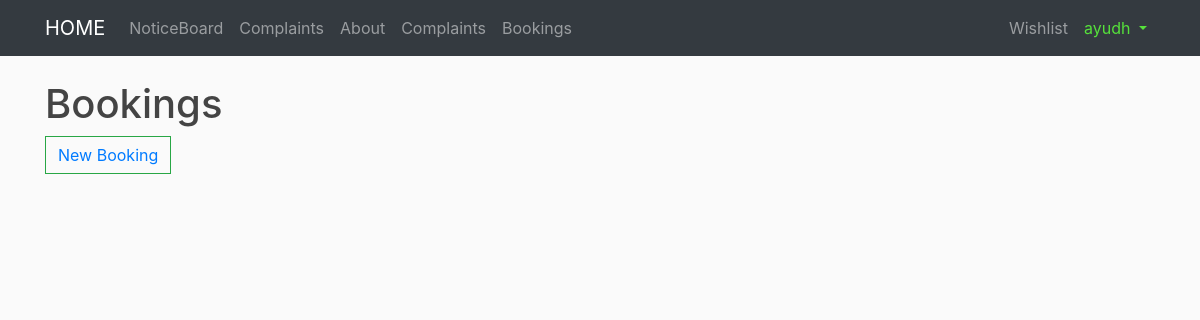
Before: /bookings-list/ (signed in) with the older database file.
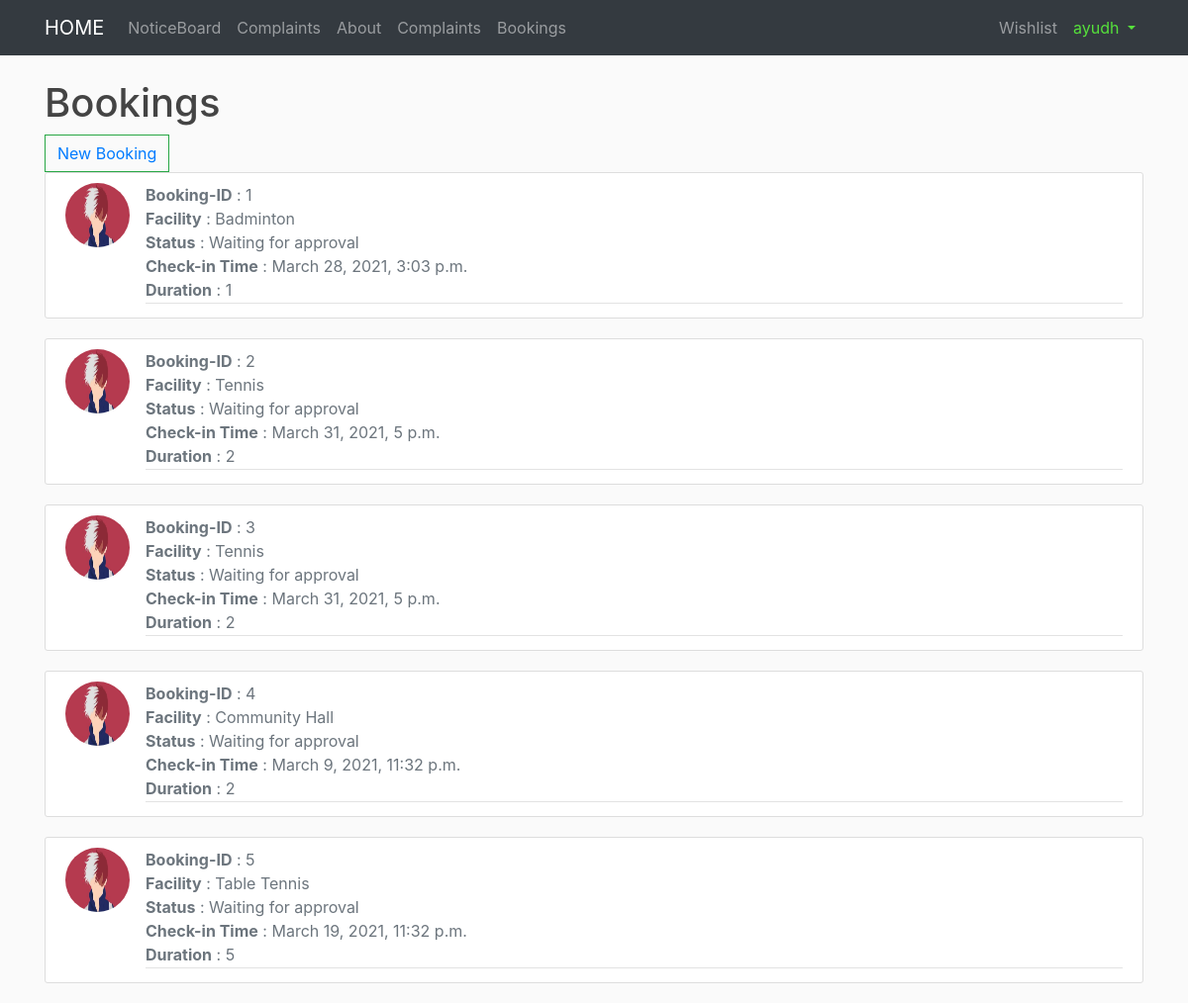
After: the same page with the newer database file.
### bookings/models.py (models this page shows)
class Booking(models.Model) :
	WAITING = 'WAIT'
	ALLOTTED = 'ALOT'
	status_choices = [
		(WAITING, 'Waiting for approval'),
		(ALLOTTED, 'Allotted'),
	]
	BADMINTON = 'BADM'
	TABLE_TENNIS = 'TATE'
	TENNIS = 'TENS'
	COMMUNITY_HALL = 'COMH'
	facility_choices = [
		(BADMINTON,'Badminton'),
		(TABLE_TENNIS, 'Table Tennis'),
		(TENNIS, 'Tennis'),
		(COMMUNITY_HALL, 'Community Hall'),
	]
	booking_id = models.AutoField(primary_key = True)
	user_id = models.ForeignKey(Resident,on_delete = models.CASCADE)
	facility = models.CharField(max_length = 20, choices = facility_choices)
	status = models.CharField(max_length = 4,choices = status_choices, default = WAITING)
	check_in = models.DateTimeField()
	duration = models.IntegerField()
	check_out = models.DateTimeField(null = True)

### bookings/views.py (the view)
# urls.py: path('bookings-list/', views.bookings_display_view.as_view(), name='bookings_display'),
class bookings_display_view(generic.ListView) :
	model = Booking
	template_name = 'bookings/bookings_display.html'
	context_object_name = 'bookings_list'
	def get_queryset(self) :
		user_id = self.request.user.id
		return Booking.objects.filter(user_id__exact = user_id)
	def get_context_data(self, **kwargs):
	    context = super().get_context_data(**kwargs)
	    context['user_id'] = self.request.user.id
	    resident = Resident.objects.get(user_id__exact = self.request.user.id)
	    context['image_url'] = resident.image.url
	    return context

### bookings/templates/bookings/bookings_display.html (shortened to what this page needs)
{% extends 'base.html' %}
{% load static %}
{% block content %}
<!DOCTYPE html>
<html>
  <head>
  	<link rel="stylesheet" href="{% static 'admin-complaint.css' %}">
  </head>
  <body>
    <h1>Bookings</h1>
    <div  id = "create_booking button">
       <button class="btn btn-outline-success my-2 my-sm-0"><a href="{% url 'bookings:create_booking' %}">New Booking</a>
       </button>
    </div>
        {% for booking in bookings_list %}
        <article class="media content-section">
        <img class = "rounded-circle article-img"src = "{{ image_url }}">
        <div class="media-body">
          <div class="article-metadata">
            <medium class="text-muted"><b>Booking-ID</b> : {{ booking.booking_id }}</br></medium>
            <medium class="text-muted"><b>Facility</b> : {{ booking.get_facility_display }}</br></medium>
            <medium class="text-muted"><b>Status</b> : {{ booking.get_status_display }}</br></medium>
            <medium class="text-muted"><b>Check-in Time</b> : {{ booking.check_in }}</br></medium>
            <medium class="text-muted"><b>Duration</b> : {{ booking.duration }}</br></medium>
          </div>
        </div>
        </article>
      {% endfor %}
  </body>
</html>
{% endblock %}

### templates/base.html (shortened to what this page needs)
{% load static %}
<html>
<head>
	<link rel="stylesheet" href="https://stackpath.bootstrapcdn.com/bootstrap/4.4.1/css/bootstrap.min.css">
	<link rel="stylesheet" type="text/css" href="{% static 'main.css' %}">
</head>
<body>
<nav class="navbar navbar-expand-lg navbar-dark bg-dark">
	<div class="container">
	  <a class="navbar-brand" href="{% url 'home' %}">HOME</a>
	  <div class="collapse navbar-collapse" id="navbarSupportedContent">
	    <ul class="navbar-nav mr-auto">
				{% if user.is_authenticated %}
						{% if user.is_superuser%}
						 	<a class="nav-item nav-link" href="{% url 'home' %}">NoticeBoard</a>
							<a class="nav-link nav-link" href="">Leave Requests</a>
							<a class="nav-item nav-link" href="{% url 'home'%}">Complaints</a>
							<li class="nav-item dropdown">
							 <a class="nav-link dropdown-toggle" href="#" id="navbarDropdown" role="button" data-toggle="dropdown" aria-haspopup="true" aria-expanded="false">
								 Add User
							 </a>
							 <div class="dropdown-menu" aria-labelledby="navbarDropdown">
								 <a class="dropdown-item" href="{% url 'accounts:signup_resident' %}">Resident</a>
								 <div class="dropdown-divider"></div>
								 <a class="dropdown-item" href="{% url 'accounts:signup_watchmen' %}">Watchmen</a>
							 </div>
						 	</li>
           				{% else %}
					 		 <a class="nav-item nav-link" href="{% url 'home' %}">NoticeBoard</a>
							 <a class="nav-item nav-link" href="{% url 'home'%}">Complaints</a>
					 {% endif %}
				{% else %}
					<a class="nav-item nav-link" href="{% url 'home' %}">NOTICE BOARD</a>
			 {% endif %}
			 <a class="nav-item nav-link" href="{% url 'about' %}">About</a>
			 <a class="nav-item nav-link" href="{% url 'complaints:complaints_display' %}">Complaints</a>
			 <a class="nav-item nav-link" href="{% url 'bookings:bookings_display' %}">Bookings</a>
	    </ul>
			<div class="form-inline my-2 my-lg-0">
					{% if not user.is_authenticated %}
							<a href="{% url 'accounts:login_user' %}">
									<button class="btn btn-outline-success my-2 my-sm-0" type="button">Log In</button>
							</a>
							<!-- <a href="{% url 'accounts:signup_resident' %}">
									<button class="btn btn-outline-success my-2 my-sm-0 ml-2" type="button" >
											Sign Up
									</button>
							</a> -->
					{% else %}
					<div class="navbar-nav">
							{% if not user.is_superuser and user.profile.type == 'P' %}
											<a class="nav-item nav-link" href="{% url 'home' %}">Wishlist</a>
							{% endif %}
							{% if user.is_superuser %}
											<a class="nav-item nav-link" href="#" style="color: #ffffff">{{ user.username }}</a>
											<a href="{% url 'accounts:logout_user' %}">
													<button class="btn btn-outline-success my-2 my-sm-0" type="button">Logout</button>
											</a>
							{% else %}
							<li class="nav-item dropdown">
							 <a class="nav-link dropdown-toggle" href="#" id="navbarDropdown" style="color: #56e13b"role="button" data-toggle="dropdown" aria-haspopup="true" aria-expanded="false">
								 {{ user.username }}
							 </a>
						 	</li>
							{% endif %}
					</div>
					{% endif %}
			</div>
		</div>
	</div>
</nav>
		<div class="container">
            <br>
            {% block content %}
            {% endblock content %}
         </div>
</body>
</html>

### assets/main.css (style rules this page uses)
body { background: #fafafa; color: #333333; margin-top: 0rem; }
h1, h2, h3, h4, h5, h6 { color: #444444; }
ul { margin: 0; }
.content-section { background: #ffffff; padding: 10px 20px; border: 1px solid #dddddd; border-radius: 3px; margin-bottom: 20px; }
.article-img { height: 65px; width: 65px; margin-right: 16px; }
.article-metadata { padding-bottom: 1px; margin-bottom: 4px; border-bottom: 1px solid #e3e3e3 }
.bg-dark { background-color: #2d2e2f;!important; }
.btn { border-radius: 0; }

Changed rows visible on the page:
added Booking: booking_id "1", facility "Badminton", status "Waiting for approval", check_in "March 28, 2021, 3:03 p.m.", duration "1"
added Booking: booking_id "2", facility "Tennis", status "Waiting for approval", check_in "March 31, 2021, 5 p.m.", duration "2"
added Booking: booking_id "3", facility "Tennis", status "Waiting for approval", check_in "March 31, 2021, 5 p.m.", duration "2"
added Booking: booking_id "4", facility "Community Hall", status "Waiting for approval", check_in "March 9, 2021, 11:32 p.m.", duration "2"
added Booking: booking_id "5", facility "Table Tennis", status "Waiting for approval", check_in "March 19, 2021, 11:32 p.m.", duration "5"
